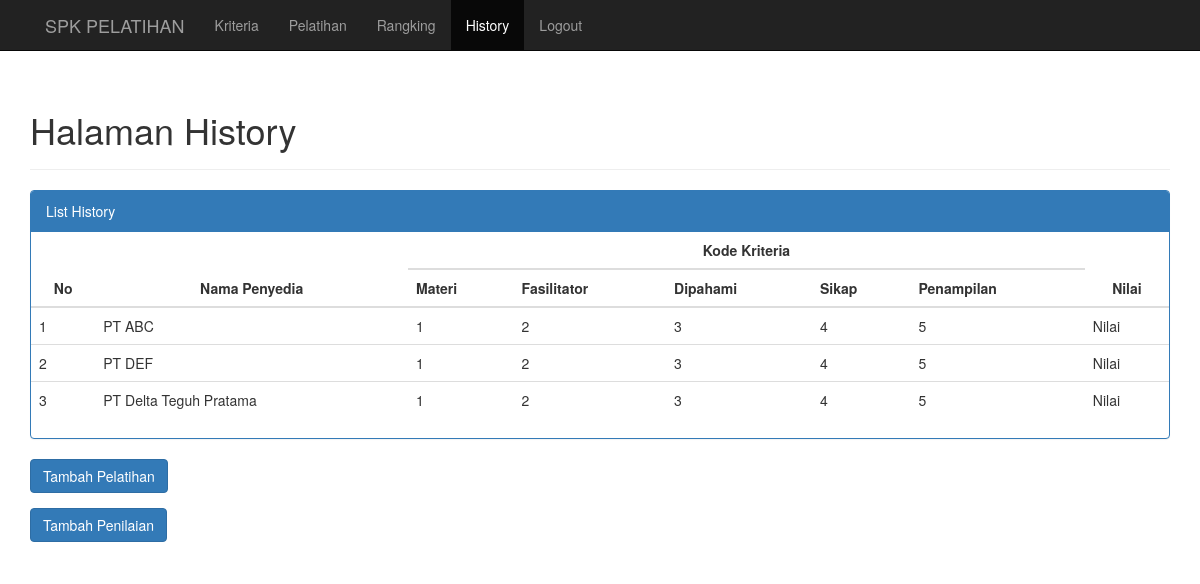
Screenshot of /index.php/history with the database file from the repository.
### tables this page shows
CREATE TABLE `pelatihan` (
  `kdPelatihan` int(11) NOT NULL,
  `pelatihan` varchar(50) NOT NULL,
  `alamat` varchar(50) NOT NULL,
  `telp` int(20) NOT NULL,
  `bidang` varchar(30) NOT NULL
);

### application/helpers/General_helper.php (called while the page is built, shortened)
<?php
if (!function_exists('loadPage')) {
    function loadPage($view, $vars=array()){
        $data['view'] = $view;
        $data['data'] = $vars;
        $CI = &get_instance();
        return $CI->load->view('layouts/layout', $data);
    }
}

### application/controllers/History.php (called while the page is built, shortened)
<?php
class History extends MY_Controller
{
    public function index(){
        $data["history"] = $this->MNilai->getHistory();
        loadPage('history/index',$data);
    }
}

### index.php (called while the page is built, shortened)
<?php
require_once BASEPATH.'core/CodeIgniter.php';

### application/models/MNilai.php (called while the page is built, shortened)
<?php
class MNilai extends CI_Model{
    public function getHistory()
    {
        $query=$this->db->query('SELECT *
                FROM pelatihan
                ORDER BY pelatihan');
        if($query->num_rows() > 0){
            foreach ($query->result() as $row) {
                $nilai[] = $row;
            }
            return $nilai;
        }
    }
}

### application/views/history/index.php (the view, shortened to what this page needs)
<div class="page-header">
    <h1>Halaman History</h1>
</div>
<div class="col-lg-12">
    <div class="row">
        <div class="panel panel-primary">
            <div class="panel-heading">List History</div>
            <div class="panel-content">
                <div class="table-responsive">
                    <table class="table table-hover">
                        <thead>
                        <tr>
                            <th class="text-center" rowspan="2">No</th>
                            <th class="text-center" rowspan="2">Nama Penyedia</th>
							<th class="text-center" colspan="5"><cennter>Kode Kriteria</center></th>
							<th class="text-center" rowspan="2">Nilai</th>
                        </tr>
                        <tr>
                            <th>Materi</th>
                            <th>Fasilitator</th>
                            <th>Dipahami</th>
                            <th>Sikap</th>
                            <th>Penampilan</th>
                        </tr>
                        </thead>
                        <tbody>
                        <?php
                            $no = 1;
                            foreach ($history as $item) {
                        ?>
                            <tr>
                                <td><?php echo $no++ ?></td>
                                <td><?php echo $item->pelatihan ?></td>
                                <td>1</td>
                                <td>2</td>
                                <td>3</td>
                                <td>4</td>
                                <td>5</td>
                                <td>Nilai</td>
                            </tr>
                        <?php
                            }
                        ?>
                        </tbody>
                    </table>
                </div>
            </div>
        </div>
    </div>
    <div class="row">
        <div class="form-group">
            <a href="<?php echo site_url('pelatihan/tambah') ?>" type="button" class="btn btn-primary">Tambah
                Pelatihan</a>
        </div>
        <div class="form-group">
            <a href="<?php echo site_url('pelatihan/tambah_nilai') ?>" type="button" class="btn btn-primary">Tambah
                Penilaian</a>
        </div>
    </div>
</div>

### application/views/layouts/layout.php (style rules this page uses)
body { padding-top: 70px; }

### application/views/history/index.php (style rules this page uses)
.text-center { text-align: center !mportant; }

### rows the page displays
pelatihan: pelatihan "PT ABC"
pelatihan: pelatihan "PT DEF"
pelatihan: pelatihan "PT Delta Teguh Pratama"
